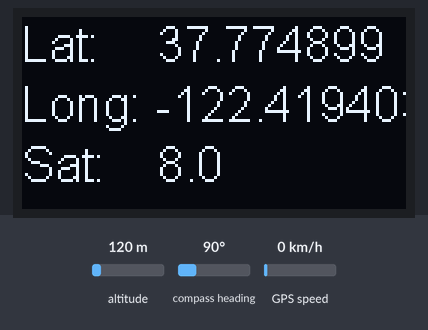
The sketch below on a simulated ESP32. Parts: 128×64 one-colour display. The inputs (shaded band) are chosen by the test bench; at power-on: altitude 120 m, compass heading 90°, GPS speed 0 km/h. EEPROM starts erased; the GPS gets a fix after 3 s at 37.7749, -122.4194 with 8 satellites; what the sketch prints to the serial monitor is not drawn.

Above: at 4.1 s.

The sketch:

GPS_Final_Code.ino
```cpp
//EECE 396 Topics: Final Project
//Bryce Keever
//This code is part of a final project to be presented with the submitted report.
//  It is a GPS tracker that uses an OLED module & a GPS module.
//  Utilizing TinyGPS++ to parse NEMA data from the GPS module to display lat, long
//  & number of satellites connected for easy location tracking.

#include <TinyGPS++.h>
#include <HardwareSerial.h>
#include <EEPROM.h>
#include <Arduino.h>
#include <SH1106.h>
// A shootoff of the Adafruit GPX graphics libaray that is more condensed
// and works better with ESP32 and ESP8266 dev modules

// Variable Section //
// Floating both variables to be connected to the GPS module
float latitude , longitude, satellites;
// These string variables print the lat and long values
String  lat_str , lng_str, sat_str;


// Instantiation Section //
SH1106 display(0x3C, 21, 22); //OLED Screen
TinyGPSPlus gps; //GPS data parsing library
HardwareSerial SerialGPS(1); // In/Out for GPS to OS

// Define Section //
#define EEPROM_SIZE 128
// Data structures
struct GpsDataType {
    double originlat = 0; //These are used as zeros for the EEPROM and set as doubles
    double originlng = 0; //to read the values saved in the void loop
    double originsat = 0;
};
//Array declaration for the double float variables to hold a value
GpsDataType gpsstate = {};

// Flash Memory Section //
//Writing and reading to EEPROM flash memory on the ESP32 Board from Arduino
template <class T> int EEPROM_readAnything(int ee, T& value)
 {
    byte* p = (byte*)(void*)&value;
    unsigned int i;
    for (i = 0; i < sizeof(value); i++)
          *p++ = EEPROM.read(ee++);
    return i;
 }

template <class T> int EEPROM_writeAnything(int ee, const T& value)
 {
    const byte* p = (const byte*)(const void*)&value;
    unsigned int i;
    for (i = 0; i < sizeof(value); i++)
          EEPROM.write(ee++, *p++);
    return i;
}

// One time instance
void setup()
{
  //Serial connection
  Serial.begin(115200);
  //Serial command for data collection PLX-DAQ
  Serial.println("CLEARDATA");
  //LABEL command creates label
  Serial.println("LABEL,Computer Time,Latitude,Longitude");
  //Connects the ESP32 & GPS module to the serial connection
  SerialGPS.begin(9600, SERIAL_8N1, 16, 17);

  //This block of code reads the values saved in the addresses of the flash memory.
  //The reason there is origin"whatever" is to allocate a space in the memory for
  //the program to read in the future. Because as seen above they are each doubles
  //to ensure the numbers saved at the addresses are fully read.

  //EEPROM for permanent code flash
  while (!EEPROM.begin(EEPROM_SIZE)) {
        true;}
  long readValue;
  EEPROM_readAnything(0, readValue);
  gpsstate.originlat = (double)readValue;
  EEPROM_readAnything(4, readValue);
  gpsstate.originlng = (double)readValue;
  EEPROM_readAnything(6, readValue);
  gpsstate.originsat = (double)readValue;

  //Initializes the OLED Screen
  display.init();
  display.flipScreenVertically();

}
// Forever Loop - repeates until stopped //
void loop()
{
  //If the GPS is available this entire section will run
  while (SerialGPS.available() > 0) {
    if (gps.encode(SerialGPS.read()))
    {
      if (gps.location.isValid())
      {
        //This block takes the instance of each section of NEMA data
        //parses it and the saves it in the corresponding floating variable
        //and that is then converted to a string to be able to print on the OLED
        //& serial monitor
        latitude = gps.location.lat();
        lat_str = String(latitude , 6); //Six decimals
        longitude = gps.location.lng();
        lng_str = String(longitude , 6);
        satellites = gps.satellites.value();
        sat_str = String(satellites , 1); //One decimal


        long writeValue;
        writeValue = latitude;
        EEPROM_writeAnything(0, writeValue); //Savees "latitude" data in address 0
        writeValue = longitude;
        EEPROM_writeAnything(4, writeValue); //Savees "longitude" data in address 4
        writeValue = satellites;
        EEPROM_writeAnything(6, writeValue); //Savees "satellites" data in address 6

        //Serial monitor printouts for data collection
        //This command allows the PLX-DAQ to collect
        Serial.print("DATA,TIME,");
        Serial.print(lat_str); //the data contained within each string
        Serial.print(",");   //Seperated by a comma to define columns
        Serial.print(lng_str);
        delay(1000); //Updates every 1 second

        // OLED display Section //
        display.clear();
        display.setTextAlignment(TEXT_ALIGN_LEFT); //Left to right text
        display.setFont(ArialMT_Plain_16); //Font
        display.drawString(0, 0, "Lat:"); //
        display.drawString(45, 0, lat_str);
        display.drawString(0, 20, "Long:");
        display.drawString(45, 20, lng_str);
        display.drawString(0, 40, "Sat:");
        display.drawString(45, 40, sat_str);
        display.display(); //refreshes screen when new NEMA data is updated
      }
     delay(1000);
     Serial.println();
    }
  }

}
```
